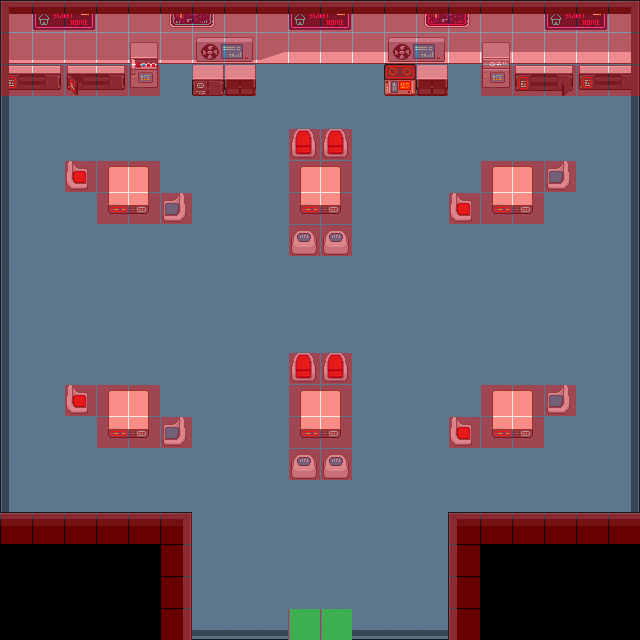

A level layout from a 2D game, rendered from its tile map. Below: a short description, then the map file with tile-grid data replaced by summaries:
An orthogonal 20x20 tile map with 32x32 px tiles, 5 tile layers (Suelo, Pared, Prop, Pared2, ...), 2 tilesets and 23 objects.

<map version="1.10" tiledversion="1.10.2" orientation="orthogonal" renderorder="right-down" width="20" height="20" tilewidth="32" tileheight="32" infinite="0" nextlayerid="9" nextobjectid="24">
 <tileset firstgid="1" name="pixel-cyberpunk-interior" tilewidth="32" tileheight="32" tilecount="231" columns="21">
  <image source="Tiles/pixel-cyberpunk-interior.png" width="672" height="352" />
 </tileset>
 <tileset firstgid="232" name="MapMetadata" tilewidth="32" tileheight="32" tilecount="2" columns="2">
  <image source="Tiles/MapMetadata.png" width="67" height="34" />
 </tileset>
 <layer id="1" name="Suelo" width="20" height="20">
  <properties>
   <property name="Draw" type="bool" value="true" />
  </properties>
  <data>[400 cells, 352 non-empty, 4 distinct tile ids]</data>
 </layer>
 <layer id="2" name="Pared" width="20" height="20">
  <properties>
   <property name="Draw" type="bool" value="true" />
  </properties>
  <data>[400 cells, 40 non-empty, 6 distinct tile ids]</data>
 </layer>
 <layer id="3" name="Prop" width="20" height="20">
  <properties>
   <property name="Draw" type="bool" value="true" />
  </properties>
  <data>[400 cells, 70 non-empty, 29 distinct tile ids]</data>
 </layer>
 <layer id="6" name="Pared2" width="20" height="20">
  <properties>
   <property name="Draw" type="bool" value="true" />
  </properties>
  <data>[400 cells, 74 non-empty, 6 distinct tile ids]</data>
 </layer>
 <layer id="4" name="Navigation" width="20" height="20">
  <properties>
   <property name="Draw" type="bool" value="false" />
   <property name="Navigation" type="bool" value="true" />
   <property name="collision" type="bool" value="true" />
  </properties>
  <data>[400 cells, 114 non-empty, 2 distinct tile ids]</data>
 </layer>
 <objectgroup id="7" name="collider">
  <object id="1" x="0" y="512" width="192" height="32" />
  <object id="2" x="160" y="544" width="32" height="96" />
  <object id="3" x="192" y="640" width="256" height="32" />
  <object id="4" x="448" y="512" width="32" height="128" />
  <object id="5" x="480" y="512" width="160" height="32" />
  <object id="6" x="640" y="0" width="32" height="512" />
  <object id="7" x="-32" y="0" width="32" height="512" />
  <object id="8" x="0" y="0" width="640" height="64" />
  <object id="9" x="0" y="64" width="160" height="32" />
  <object id="10" x="192" y="64" width="64" height="32" />
  <object id="11" x="384" y="64" width="64" height="32" />
  <object id="12" x="480" y="64" width="160" height="32" />
  <object id="13" x="480" y="160" width="96" height="32" />
  <object id="14" x="448" y="192" width="96" height="32" />
  <object id="15" x="480" y="384" width="96" height="32" />
  <object id="16" x="448" y="416" width="96" height="32" />
  <object id="17" x="288" y="352" width="64" height="128" />
  <object id="18" x="64" y="384" width="96" height="32" />
  <object id="19" x="96" y="416" width="96" height="32" />
  <object id="20" x="64" y="160" width="96" height="32" />
  <object id="21" x="96" y="192" width="96" height="32" />
  <object id="22" x="288" y="128" width="64" height="128" />
 </objectgroup>
 <objectgroup id="8" name="toMap1Center">
  <object id="23" x="288" y="608" width="64" height="32" />
 </objectgroup>
</map>
